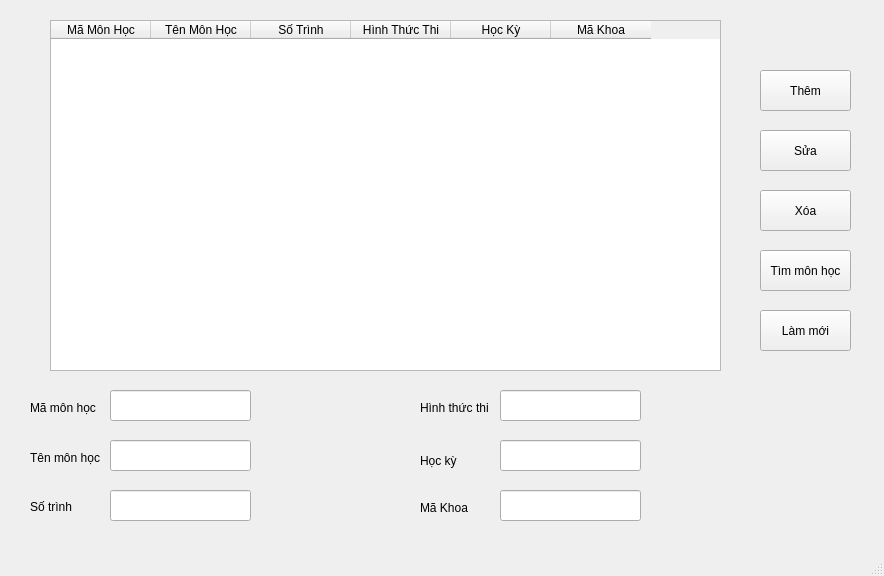
<?xml version="1.0" encoding="UTF-8"?>
<ui version="4.0">
 <class>MainWindow</class>
 <widget class="QMainWindow" name="MainWindow">
  <property name="geometry">
   <rect>
    <x>0</x>
    <y>0</y>
    <width>884</width>
    <height>576</height>
   </rect>
  </property>
  <property name="windowTitle">
   <string>QuanLyMonHoc</string>
  </property>
  <widget class="QWidget" name="centralwidget">
   <widget class="QTableWidget" name="QuanLyMonHoc">
    <property name="geometry">
     <rect>
      <x>50</x>
      <y>20</y>
      <width>671</width>
      <height>351</height>
     </rect>
    </property>
    <property name="maximumSize">
     <size>
      <width>16777215</width>
      <height>16777215</height>
     </size>
    </property>
    <column>
     <property name="text">
      <string>Mã Môn Học</string>
     </property>
    </column>
    <column>
     <property name="text">
      <string>Tên Môn Học</string>
     </property>
    </column>
    <column>
     <property name="text">
      <string>Số Trình</string>
     </property>
    </column>
    <column>
     <property name="text">
      <string>Hình Thức Thi</string>
     </property>
    </column>
    <column>
     <property name="text">
      <string>Học Kỳ</string>
     </property>
    </column>
    <column>
     <property name="text">
      <string>Mã Khoa</string>
     </property>
    </column>
   </widget>
   <widget class="QPushButton" name="btnThem">
    <property name="geometry">
     <rect>
      <x>760</x>
      <y>70</y>
      <width>91</width>
      <height>41</height>
     </rect>
    </property>
    <property name="text">
     <string>Thêm</string>
    </property>
   </widget>
   <widget class="QPushButton" name="btnSua">
    <property name="geometry">
     <rect>
      <x>760</x>
      <y>130</y>
      <width>91</width>
      <height>41</height>
     </rect>
    </property>
    <property name="text">
     <string>Sửa</string>
    </property>
   </widget>
   <widget class="QPushButton" name="btnXoa">
    <property name="geometry">
     <rect>
      <x>760</x>
      <y>190</y>
      <width>91</width>
      <height>41</height>
     </rect>
    </property>
    <property name="text">
     <string>Xóa</string>
    </property>
   </widget>
   <widget class="QLineEdit" name="txtMamh">
    <property name="geometry">
     <rect>
      <x>110</x>
      <y>390</y>
      <width>141</width>
      <height>31</height>
     </rect>
    </property>
   </widget>
   <widget class="QLineEdit" name="txtTenMH">
    <property name="geometry">
     <rect>
      <x>110</x>
      <y>440</y>
      <width>141</width>
      <height>31</height>
     </rect>
    </property>
   </widget>
   <widget class="QLineEdit" name="txtSoTrinh">
    <property name="geometry">
     <rect>
      <x>110</x>
      <y>490</y>
      <width>141</width>
      <height>31</height>
     </rect>
    </property>
   </widget>
   <widget class="QLineEdit" name="txtHtt">
    <property name="geometry">
     <rect>
      <x>500</x>
      <y>390</y>
      <width>141</width>
      <height>31</height>
     </rect>
    </property>
   </widget>
   <widget class="QLineEdit" name="txtHocKy">
    <property name="geometry">
     <rect>
      <x>500</x>
      <y>440</y>
      <width>141</width>
      <height>31</height>
     </rect>
    </property>
   </widget>
   <widget class="QLineEdit" name="txtKhoa">
    <property name="geometry">
     <rect>
      <x>500</x>
      <y>490</y>
      <width>141</width>
      <height>31</height>
     </rect>
    </property>
   </widget>
   <widget class="QLabel" name="label">
    <property name="geometry">
     <rect>
      <x>30</x>
      <y>400</y>
      <width>71</width>
      <height>16</height>
     </rect>
    </property>
    <property name="text">
     <string>Mã môn học</string>
    </property>
   </widget>
   <widget class="QLabel" name="label_2">
    <property name="geometry">
     <rect>
      <x>30</x>
      <y>450</y>
      <width>81</width>
      <height>16</height>
     </rect>
    </property>
    <property name="text">
     <string>Tên môn học</string>
    </property>
   </widget>
   <widget class="QLabel" name="label_3">
    <property name="geometry">
     <rect>
      <x>30</x>
      <y>500</y>
      <width>47</width>
      <height>13</height>
     </rect>
    </property>
    <property name="text">
     <string>Số trình</string>
    </property>
   </widget>
   <widget class="QLabel" name="label_4">
    <property name="geometry">
     <rect>
      <x>420</x>
      <y>400</y>
      <width>71</width>
      <height>16</height>
     </rect>
    </property>
    <property name="text">
     <string>Hình thức thi</string>
    </property>
   </widget>
   <widget class="QLabel" name="label_5">
    <property name="geometry">
     <rect>
      <x>420</x>
      <y>450</y>
      <width>71</width>
      <height>21</height>
     </rect>
    </property>
    <property name="text">
     <string>Học kỳ</string>
    </property>
   </widget>
   <widget class="QLabel" name="label_6">
    <property name="geometry">
     <rect>
      <x>420</x>
      <y>500</y>
      <width>61</width>
      <height>16</height>
     </rect>
    </property>
    <property name="text">
     <string>Mã Khoa</string>
    </property>
   </widget>
   <widget class="QPushButton" name="btnTim">
    <property name="geometry">
     <rect>
      <x>760</x>
      <y>250</y>
      <width>91</width>
      <height>41</height>
     </rect>
    </property>
    <property name="text">
     <string>Tìm môn học</string>
    </property>
   </widget>
   <widget class="QPushButton" name="btnReset">
    <property name="geometry">
     <rect>
      <x>760</x>
      <y>310</y>
      <width>91</width>
      <height>41</height>
     </rect>
    </property>
    <property name="text">
     <string>Làm mới</string>
    </property>
   </widget>
  </widget>
  <widget class="QMenuBar" name="menubar">
   <property name="geometry">
    <rect>
     <x>0</x>
     <y>0</y>
     <width>884</width>
     <height>26</height>
    </rect>
   </property>
  </widget>
  <widget class="QStatusBar" name="statusbar"/>
 </widget>
 <resources/>
 <connections/>
</ui>
